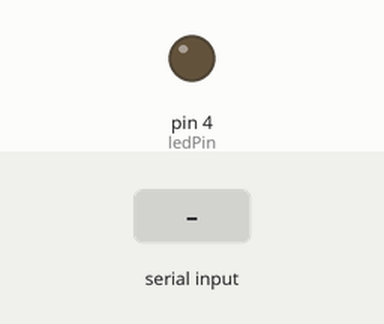
This sketch was run on a simulated Arduino Uno, built with avr-gcc and run on an emulated ATmega328P. Shown: output pins drawn as LEDs (lit = HIGH). Dashed ring = blinking. Inputs (shaded band) come from the test bench.

Above: at 1.2 s.
1.3 s: "90,45\n" received over Serial
At 1.4 s:
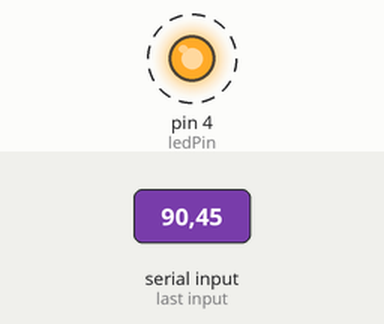
Timing chart, 0 to 9.8 s (numbered marks = the images above; inputs shaded):
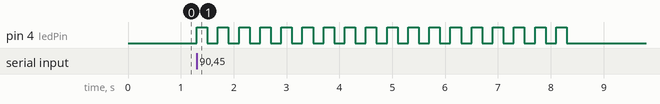

The sketch:

170912.ino
```cpp
const int ledPin = 4;
int blinkNumber = 0;
char var;

void setup() {
  // put your setup code here, to run once:
  Serial.begin(9600);
  pinMode(ledPin, OUTPUT);
}

void loop() {
  // put your main code here, to run repeatedly:
  if(Serial.available()) {
    char val = Serial.read();
    if(isDigit(val))
      blinkNumber = val - '0';
  }

  for(char i = 0; i<blinkNumber; i++) {
    digitalWrite(ledPin, HIGH);
    delay(200);
    digitalWrite(ledPin, LOW);
    delay(200);
  }

  blinkNumber = 0;
}
```

Measured:
- after the input at 1.3 s, pin 4 (ledPin): alternates HIGH for 0.20 s and LOW for 0.20 s, 36 changes in all, then stays LOW, starting at once
